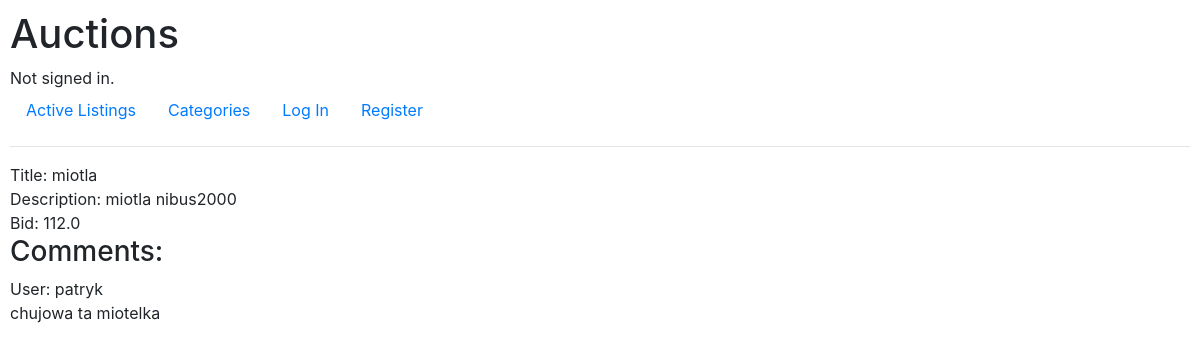
The app's page /listing/2, older data.
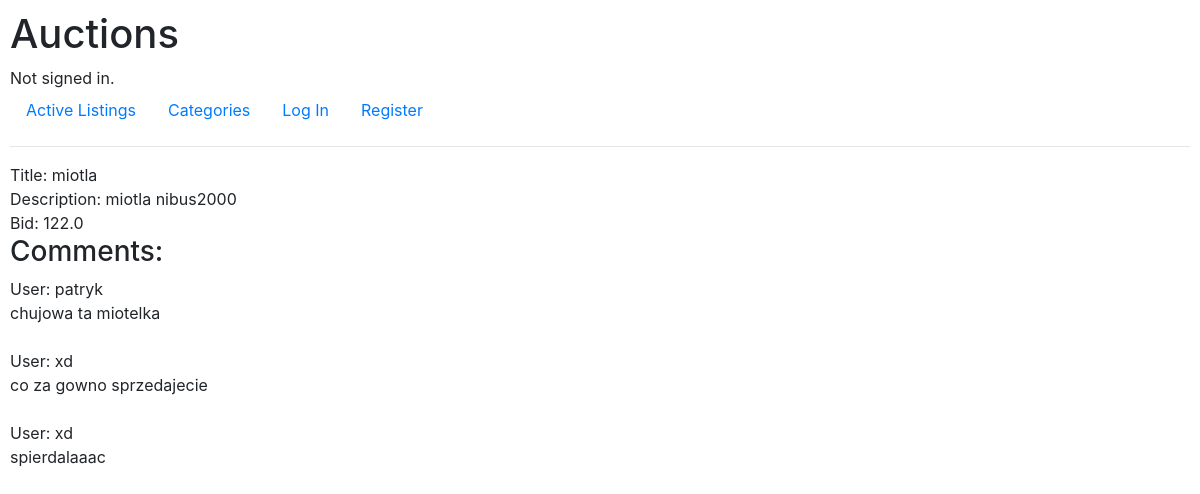
The same page, newer data.
### auctions/models.py (models this page shows, shortened)
class AuctionListing(models.Model):
    title = models.CharField(max_length=64)
    description = models.CharField(max_length=128)
    starting_bid = models.FloatField()
    image_url = models.CharField(max_length=64,null=True)
    category = models.CharField(max_length=64,default="Toys")
    creator = models.ForeignKey(User,on_delete=models.CASCADE)
    sold = models.BooleanField(default=False)

class AuctionListingComments(models.Model):
    content = models.CharField(max_length=128)
    auction = models.ForeignKey(AuctionListing, on_delete=models.CASCADE)
    creator = models.ForeignKey(User, on_delete=models.CASCADE)

class User(AbstractUser):
    pass # username

### auctions/views.py (the view, shortened to what this page needs)
# urls.py: path("listing/<int:listing_id>", views.listing, name="listing"),
def listing(request,listing_id):
    auction_listing = AuctionListing.objects.get(id=listing_id)
    return render(request, "auctions/listing.html",{
        'auction': auction_listing,
        'comments': AuctionListingComments.objects.filter(auction=auction_listing),
    })

### auctions/templates/auctions/listing.html (shortened to what this page needs)
{% extends "auctions/layout.html" %}
{% block body%}
<div>
    Title: {{auction.title}} <br>
    Description: {{auction.description}} <br>
    Bid: {{auction.starting_bid}}
</div>
    <h3>Comments:</h3>
    {% for comment in comments %}
        User: {{comment.creator}} <br>
        {{comment.content}}
        <br><br>
    {% endfor %}
{% endblock %}

Row changes from the older to the newer data that the page shows:
changed AuctionListing "miotla": starting_bid "112.0" → "122.0"
added AuctionListingComments: creator "xd", content "co za gowno sprzedajecie"
added AuctionListingComments: creator "xd", content "spierdalaaac"
